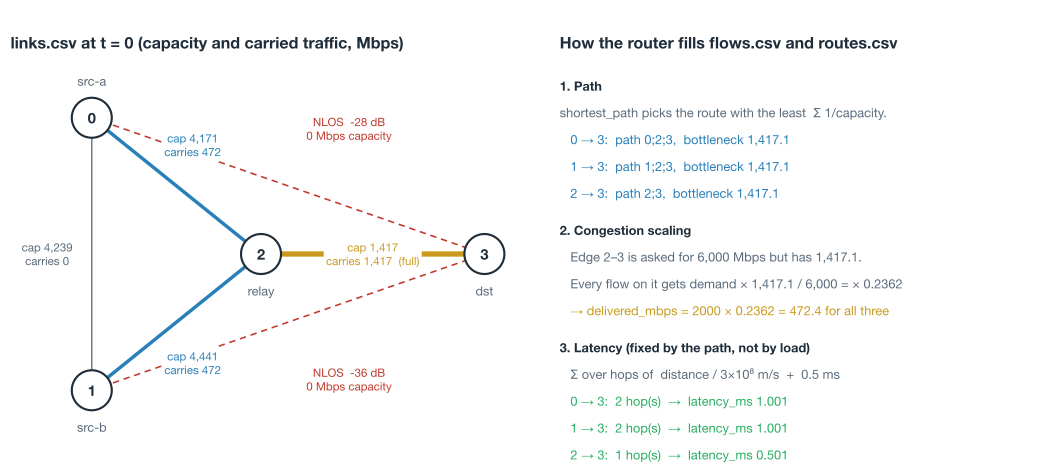

Source code (Python):
"""Generate flow-accounting.svg, the figure on the flows.csv and routes.csv pages.

It draws the first snapshot (t = 0) of 09-congestion-bottleneck: every link with
its capacity and the traffic it carries, and how the router turns three
2000 Mbps demands into delivered rates and latencies. All numbers are read
from the run's links.csv, flows.csv and routes.csv. Run it with the project
venv from docs/, passing the run's output folder:

    ../.venv/bin/python diagrams/flow-accounting.py \\
        ../outputs/examples/09-congestion-bottleneck

The run was made with the simulator binary built from this repository, the
scenario's tracked run.ini and --seeds=1.
"""
import csv
import os
import sys

import matplotlib

matplotlib.use("Agg")
import matplotlib.pyplot as plt  # noqa: E402

HERE = os.path.dirname(os.path.abspath(__file__))
TARGET = os.path.join(HERE, "flow-accounting.svg")

INK, MUTED, GRID = "#1f2d3a", "#5b6b7b", "#e6e9ec"
BLUE, AMBER, GREEN, RED = "#2980b9", "#c99a1e", "#27ae60", "#c0392b"

NAMES = ["src-a", "src-b", "relay", "dst"]
XY = {0: (0.0, 1.0), 1: (0.0, -1.0), 2: (1.25, 0.0), 3: (2.9, 0.0)}


def read(path):
    with open(path, newline="") as f:
        rows = list(csv.reader(line for line in f if not line.startswith("#")))
    return [dict(zip(rows[0], r)) for r in rows[1:]]


def at_t0(rows):
    return [r for r in rows if float(r["time_s"]) == 0.0]


def main():
    run = sys.argv[1] if len(sys.argv) > 1 else os.path.join(
        HERE, "..", "..", "outputs", "examples", "09-congestion-bottleneck")
    seed = os.path.join(run, "seed-1")
    links = at_t0(read(os.path.join(seed, "links.csv")))
    flows = at_t0(read(os.path.join(seed, "flows.csv")))
    routes = at_t0(read(os.path.join(seed, "routes.csv")))

    plt.rcParams["font.family"] = ["Helvetica Neue", "Helvetica", "Arial", "DejaVu Sans"]
    fig = plt.figure(figsize=(11, 4.9))
    fig.patch.set_facecolor("white")
    ax = fig.add_axes([0.01, 0.04, 0.50, 0.84])
    tx = fig.add_axes([0.53, 0.04, 0.46, 0.84])
    for a in (ax, tx):
        a.set_axis_off()

    # ---- left: the link graph -------------------------------------------
    carried = {}
    for r in links:
        a, b = int(r["node_a"]), int(r["node_b"])
        cap, dlv = float(r["capacity_mbps"]), float(r["delivered_mbps"])
        carried[(a, b)] = dlv
        (x0, y0), (x1, y1) = XY[a], XY[b]
        if cap <= 0.0:
            color, style, width = RED, (0, (4, 3)), 1.2
            label = f"{r['condition']}  {float(r['sinr_db']):.0f} dB\n0 Mbps capacity"
        elif dlv >= cap - 0.05:
            color, style, width = AMBER, "-", 4.0
            label = f"cap {cap:,.0f}\ncarries {dlv:,.0f}  (full)"
        elif dlv > 0:
            color, style, width = BLUE, "-", 2.6
            label = f"cap {cap:,.0f}\ncarries {dlv:,.0f}"
        else:
            color, style, width = MUTED, "-", 1.0
            label = f"cap {cap:,.0f}\ncarries 0"
        ax.plot([x0, x1], [y0, y1], color=color, linestyle=style, linewidth=width, zorder=1)
        mx, my = (x0 + x1) / 2, (y0 + y1) / 2
        offset = {(0, 1): (-0.33, 0.0), (0, 2): (0.12, 0.30), (1, 2): (0.12, -0.30),
                  (2, 3): (0.0, 0.0), (0, 3): (0.45, 0.42), (1, 3): (0.45, -0.42)}[(a, b)]
        ax.text(mx + offset[0], my + offset[1], label, ha="center", va="center",
                fontsize=8.6, color=color if color != MUTED else MUTED, zorder=3,
                bbox=dict(boxstyle="round,pad=0.2", fc="white", ec="none"))
    for i, (x, y) in XY.items():
        ax.scatter([x], [y], s=900, color="white", edgecolor=INK, linewidth=1.6, zorder=4)
        ax.text(x, y, str(i), ha="center", va="center", fontsize=11, fontweight="bold",
                color=INK, zorder=5)
        ax.text(x, y - 0.27 if i != 0 else y + 0.27, NAMES[i], ha="center", va="center",
                fontsize=9.5, color=MUTED, zorder=5)
    ax.set_xlim(-0.6, 3.3)
    ax.set_ylim(-1.45, 1.45)
    ax.set_title("links.csv at t = 0 (capacity and carried traffic, Mbps)", loc="left",
                 fontsize=12, fontweight="bold", color=INK, pad=6)

    # ---- right: how each flow row is built ------------------------------
    tx.set_xlim(0, 1)
    tx.set_ylim(0, 1)
    tx.set_title("How the router fills flows.csv and routes.csv", loc="left",
                 fontsize=12, fontweight="bold", color=INK, pad=6)
    cap23 = next(float(r["capacity_mbps"]) for r in links
                 if (r["node_a"], r["node_b"]) == ("2", "3"))
    demand23 = sum(float(f["demand_mbps"]) for f, rt in zip(flows, routes)
                   if "2;3" in rt["path"])
    scale = cap23 / demand23
    lines = [
        ("1. Path", INK, "bold"),
        ("shortest_path picks the route with the least  Σ 1/capacity.", MUTED, "normal"),
    ]
    for rt in routes:
        lines.append((f"   {rt['src']} → {rt['dst']}:  path {rt['path']},  bottleneck "
                      f"{float(rt['bottleneck_mbps']):,.1f}", BLUE, "normal"))
    lines += [
        ("2. Congestion scaling", INK, "bold"),
        (f"   Edge 2–3 is asked for {demand23:,.0f} Mbps but has {cap23:,.1f}.", MUTED, "normal"),
        (f"   Every flow on it gets demand × {cap23:,.1f} / {demand23:,.0f} = × {scale:.4f}", MUTED,
         "normal"),
        (f"   → delivered_mbps = 2000 × {scale:.4f} = {2000 * scale:,.1f} for all three", AMBER,
         "normal"),
        ("3. Latency (fixed by the path, not by load)", INK, "bold"),
        ("   Σ over hops of  distance / 3×10⁸ m/s  +  0.5 ms", MUTED, "normal"),
    ]
    for f in flows:
        lines.append((f"   {f['src']} → {f['dst']}:  {f['hop_count']} hop(s)  →  "
                      f"latency_ms {f['latency_ms']}", GREEN, "normal"))
    y = 0.97
    for text, color, weight in lines:
        if weight == "bold":
            y -= 0.025
        tx.text(0.0, y, text, fontsize=9.6, color=color, fontweight=weight, va="top")
        y -= 0.068

    fig.savefig(TARGET, format="svg")
    print("wrote", TARGET)


if __name__ == "__main__":
    main()
